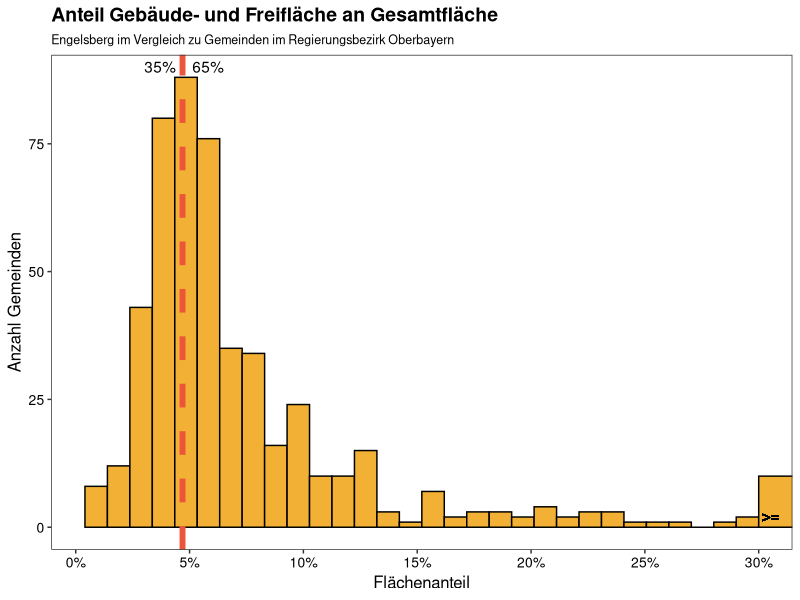
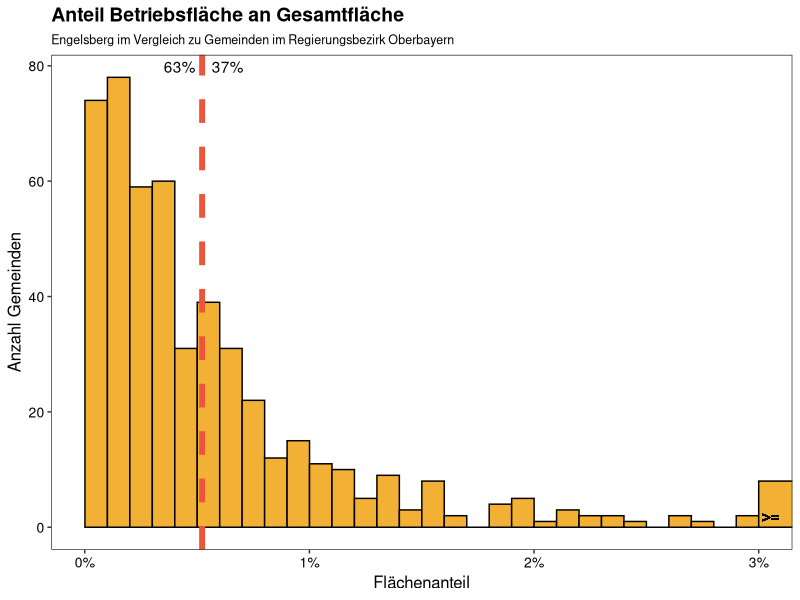
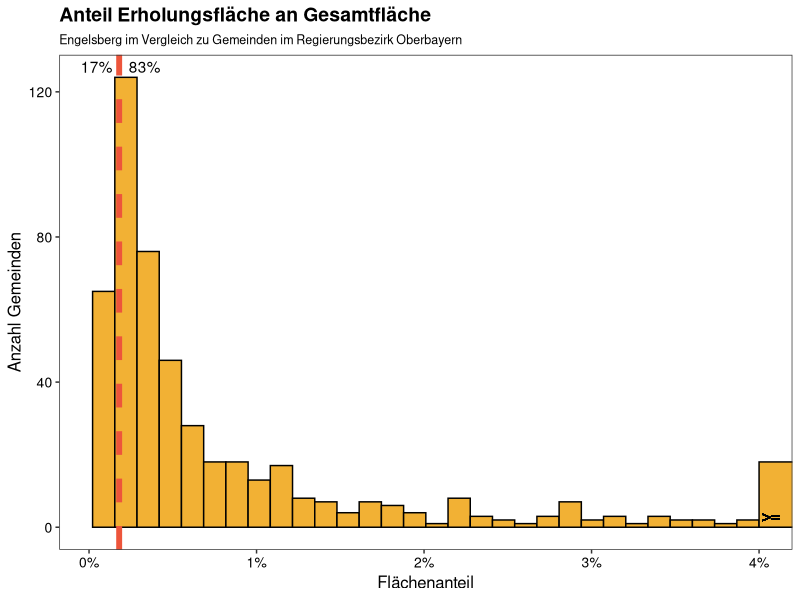
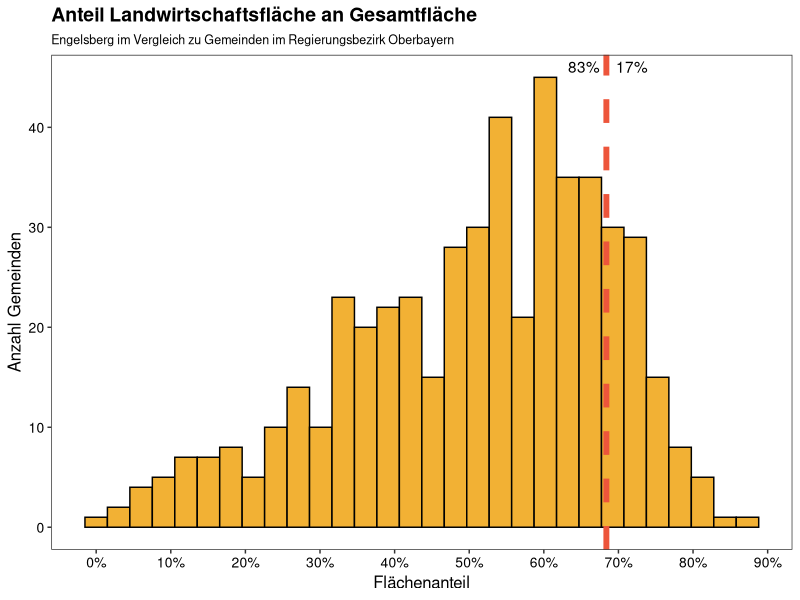
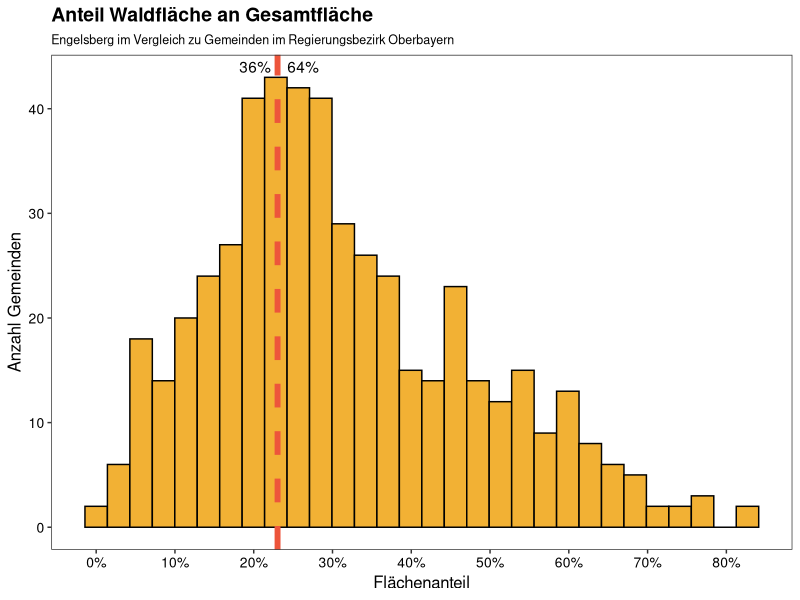
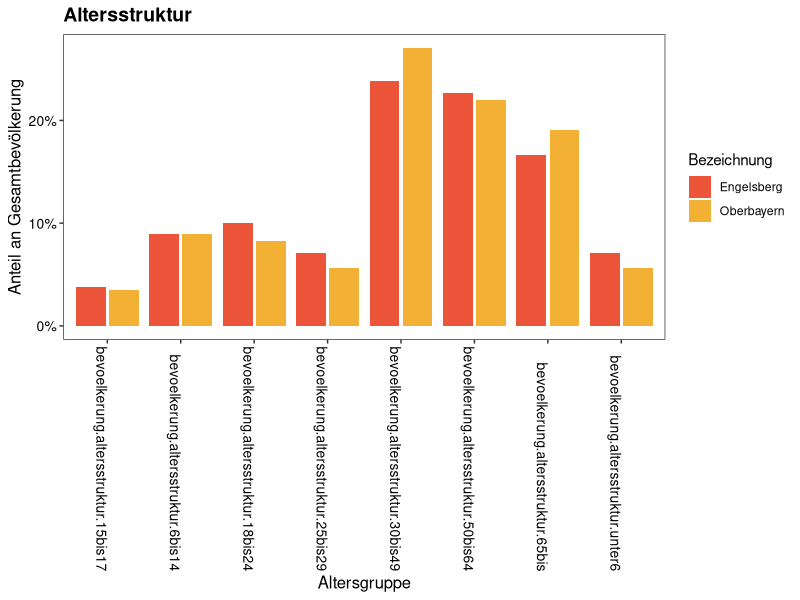
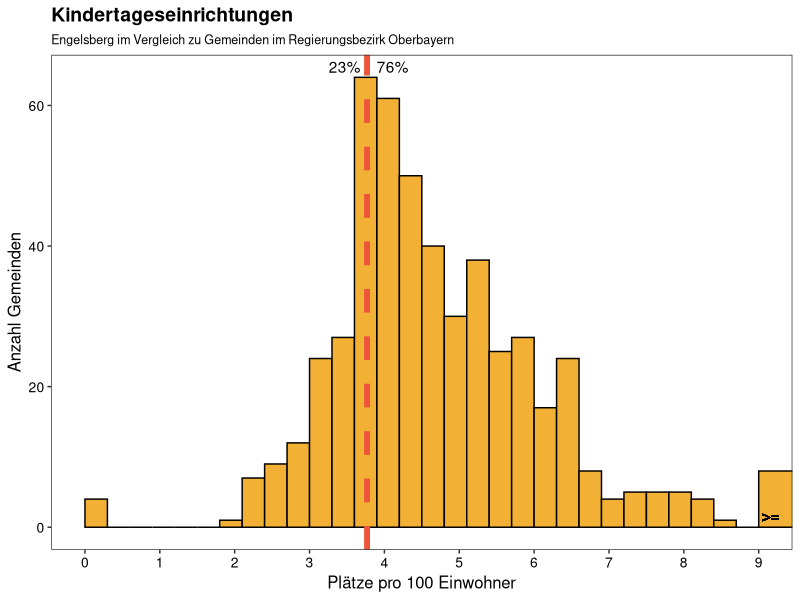
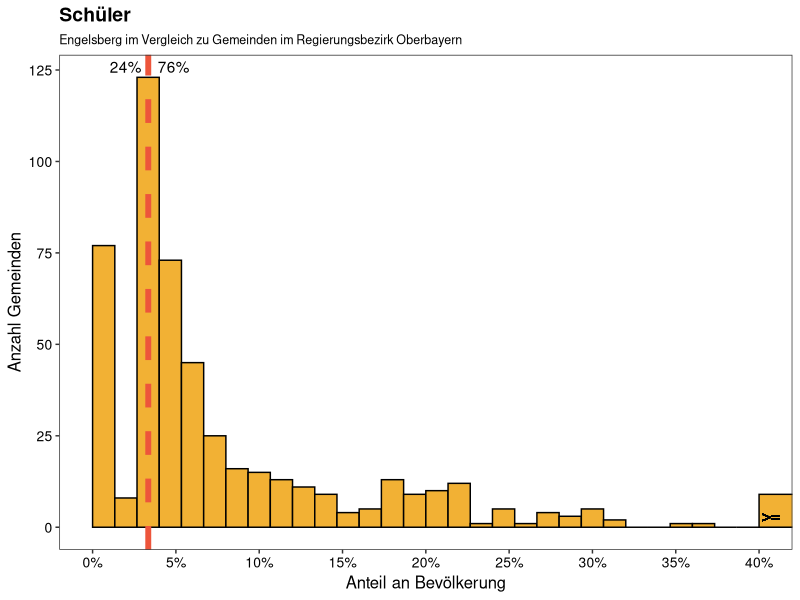

Reproduce these figures in R, in order.
# Libraries ---------------------------------------------------------------
library(dplyr)
library(tidyr)
library(ggplot2)

# Load and clean data -----------------------------------------------------
raw_data = read.csv('GDH2016_Daten_xlsx.csv', sep=';', stringsAsFactors = F)
colnames(raw_data)[2:4] = c('Regional.Schluessel', 'Gemeinde.Schluessel.Nr', 'Vgem.Schluessel')
data = raw_data[!is.na(raw_data$Gemeinde.Schluessel.Nr) & raw_data$Bezeichnung != "Gemeindefreie Gebiete", ]

rm(raw_data)

# Convert non-alphanumeric values to NA
data[data == '•'] = NA

# Load column names and insert them into data. Filter. Numerize -----------
headers = read.csv('spaltennr_labels.csv', sep=',', header = F, stringsAsFactors = F)
COLLABELS = as.list(headers[2, ])
names(COLLABELS) = as.character(headers[2, ])
colnames(data)[startsWith(colnames(data), 'Spalte')] <- COLLABELS

# Filter variables
vars = headers[3, ] %>% as.numeric() %>% as.logical()
vars = COLLABELS[vars] %>% as.character()
data = data %>%
  select(c("Laufende.Nummer", "Regional.Schluessel", "Gemeinde.Schluessel.Nr", "Bezeichnung", vars))

# Numerize
for(var in vars) {
  data[, var] <- as.numeric(data[, var])
}

collabels = COLLABELS %>% as.character()


# Add information about regions -------------------------------------------
# Regierungsbezirke
data$Regierungsbezirk = data$Regional.Schluessel %>%
  substr(1, 2) %>%
  sapply(function(schl) {
    switch(schl,
           "91" = "Oberbayern",
           "92" = "Niederbayern",
           "93" = "Oberpfalz",
           "94" = "Oberfranken",
           "95" = "Mittelfranken",
           "96" = "Unterfranken",
           "97" = "Schwaben")
  })

# Landkreise
reg_gemeinden <- read.csv('./reginalschl_gemeinden.csv', sep=';', stringsAsFactors = F)
reg_kreis <- reg_gemeinden %>%
  filter(!is.na(rs_kreis) & is.na(rs_vb)) %>%
  mutate(rs_rb_kreis = paste(rs_rb, rs_kreis, sep='')) %>%
  select(rs_gemeindename, rs_rb_kreis)

get_lk_by_regschl <- function(regschl) {
  reg_kreis %>%
    filter(rs_rb_kreis == substr(regschl, 2, 4)) %>%
    select(rs_gemeindename) %>%
    as.list() %>%
    as.character()
}

data$Landkreis <- data$Regional.Schluessel %>%
  sapply(get_lk_by_regschl)




# SETTINGS ----------------------------------------------------------------
HIGHLIGHT = "Engelsberg"
REGIERUNGSBEZIRK = "Oberbayern"
LANDKREIS = NULL # set to NULL to use REGIERUNGSBEZIRK instead

FILTER_MAXIMUM_POPULATION = NULL

data.filtered = data %>%
  filter(
    if(is.null(LANDKREIS)) {
      Regierungsbezirk == REGIERUNGSBEZIRK
    } else {
      Landkreis == LANDKREIS
    }
  )
plot.subtitle = paste0(HIGHLIGHT, " im Vergleich zu Gemeinden im ", ifelse(is.null(LANDKREIS), paste0("Regierungsbezirk ", REGIERUNGSBEZIRK), paste0("Landkreis ", LANDKREIS)))

if(is.numeric(FILTER_MAXIMUM_POPULATION)) {
  data.filtered = data[data$bevoelkerung.insgesamt <= FILTER_MAXIMUM_POPULATION, ]
  dim(data.population_filtered)
}

COMPARISON.COLOR = "#F2B134"
HIGHLIGHT.COLOR = "#ED553B"

SAVE.PLOTS = T
PLOT.HEIGHT=4.7
if(is.integer(FILTER_MAXIMUM_POPULATION)) {
  PLOT.FOLDER = paste0('plots_oberbayern_MAXPOP', FILTER_MAXIMUM_POPULATION, '/')
} else {
  PLOT.FOLDER = 'plots_oberbayern/'
}

# Prepare Plots -----------------------------------------------------------
std.plot = function(var.name, plot.title, xlab = var.name, d = data.filtered, lower_break = NULL, upper_break = NULL, binsize = 30, percent = F, x.ticks.n = 8, plot.folder = PLOT.FOLDER) {
  min.val = min(d[, var.name], na.rm = T)
  max.val = max(d[, var.name], na.rm = T)
  breaks = if(is.null(lower_break) & !is.null(upper_break)) {
    c(seq(min.val, upper_break, (upper_break-min.val)/binsize), max.val)
  } else if(!is.null(lower_break) & is.null(upper_break)) {
    c(min.val, seq(lower_break, max.val, (max.val-lower_break)/binsize))
  } else if(!is.null(lower_break) & !is.null(upper_break)) {
    c(min.val, seq(lower_break, upper_break, (upper_break-lower_break)/binsize), max.val)
  } else {
    NULL
  }

  highlight.x = d %>%
    filter(Bezeichnung == HIGHLIGHT) %>%
    select_(var.name) %>%
    as.numeric()

  x = d %>%
    select_(var.name) %>%
    .[[1]]

  upper_break.y = if(!is.null(upper_break)) sum(x >= upper_break) else NULL

  print(sum(x < highlight.x, na.rm = T)/length(x))

  percent.lower = scales::percent(sum(x < highlight.x, na.rm = T)/length(x), accuracy = 1)
  percent.greater = scales::percent(sum(x > highlight.x, na.rm = T)/length(x), accuracy = 1)

  plt = d %>%
    ggplot(aes_string(x = var.name)) +
    geom_histogram(breaks = breaks, color='black', fill = COMPARISON.COLOR) +
    { if(is.null(lower_break) & !is.null(upper_break)) coord_cartesian(xlim = c(min.val, upper_break)) } +
    { if(!is.null(lower_break) & is.null(upper_break)) coord_cartesian(xlim = c(lower_break, max.val)) } +
    { if(!is.null(lower_break) & !is.null(upper_break)) coord_cartesian(xlim = c(lower_break, upper_break)) } +
    { if(!is.null(upper_break)) geom_text(x = upper_break, y = 0, hjust = -.15, vjust = -.5, size = 4, label = '>=') } + # paste0('>= ', if(!percent) upper_break else scales::percent(upper_break))
    { if(!is.null(lower_break)) geom_text(x = lower_break, y = 0, hjust = 1.1, vjust = -.5, size = 4, label = '<=') } +
    # geom_text(x = highlight.x, y = 0, vjust = -37, hjust = 1.2, label = percent.lower) +
    # geom_text(x = highlight.x, y = 0, vjust = -37, hjust = -.3, label = percent.greater) +
    annotate("text", x = highlight.x, y = Inf, vjust = 1.5, hjust = 1.2, label = percent.lower) + # vjust = -43.4
    annotate("text", x = highlight.x, y = Inf, vjust = 1.5, hjust = -.3, label = percent.greater) +
    # geom_segment(x = highlight.x, y = 0, xend = highlight.x-1, yend = 0, arrow = arrow(length = unit(0.5, "cm"))) +
    geom_vline(xintercept = highlight.x, linetype = 'dashed', col=HIGHLIGHT.COLOR, size = 2) +
    ggtitle(plot.title, plot.subtitle) +
    scale_x_continuous(breaks = unique(sort(c(pretty(if(is.null(upper_break)) x else x[x <= upper_break], n = x.ticks.n), round(highlight.x)))), labels = if(percent == T) scales::percent(accuracy = 1, unique(c(pretty(if(is.null(upper_break)) x else x[x <= upper_break], n = x.ticks.n), round(highlight.x)))) else waiver()) +
    ylab("Anzahl Gemeinden") +
    xlab(xlab) +
    theme_bw() +
    theme(panel.grid.major = element_blank(), panel.grid.minor = element_blank(),
          axis.text = element_text(colour = 'black', size = '10'),
          axis.title = element_text(color = 'black', size = '12'),
          plot.title = element_text(size = 14, face = 'bold'),
          plot.subtitle = element_text(size = 9))

  if(SAVE.PLOTS) {
    ggsave(filename = paste0(plot.folder, var.name, ".pdf"), plot = plt, device = cairo_pdf, height=PLOT.HEIGHT)
  } else {
    return(plt)
  }
}


# Flächen - Fläche gesamt is in km2, Fläche.davon is in ha
data.flaechen = data.filtered %>%
  mutate(gebfreifl.rel = gebiet.davon.geb.und.freiflaeche*0.01/gebiet.flaeche.gesamt,
         betrfl.rel = gebiet.davon.bietriebsflaeche*0.01/gebiet.flaeche.gesamt,
         erholfl.rel = gebiet.davon.erholung*0.01/gebiet.flaeche.gesamt,
         landwfl.rel = gebiet.davon.landwirtschaft*0.01/gebiet.flaeche.gesamt,
         waldfl.rel = gebiet.davon.wald*0.01/gebiet.flaeche.gesamt)

# Altersstruktur
vars.altersstruktur = collabels[collabels %>% startsWith("bevoelkerung.altersstruktur")]
vars.altersstruktur.rel = sapply(vars.altersstruktur, paste, ".rel", sep='')
for(altersgruppe in vars.altersstruktur) {
  data[, paste0(altersgruppe, ".rel")] = data[, altersgruppe]/rowSums(data[, vars.altersstruktur])
}

bayern.altersstruktur.rel = data %>%
  select(vars.altersstruktur.rel) %>%
  colMeans() %>%
  append(c(Bezeichnung = "Bayern"), .)
oberbayern.altersstruktur.rel = data %>%
  filter(Regierungsbezirk == "Oberbayern") %>%
  select(vars.altersstruktur.rel) %>%
  colMeans() %>%
  append(c(Bezeichnung = "Oberbayern"), .)
traunstein.altersstruktur.rel = data %>%
  filter(Landkreis == "Traunstein") %>%
  select(vars.altersstruktur.rel) %>%
  colMeans() %>%
  append(c(Bezeichnung = "LK Traunstein"), .)

data.altersstruktur = data %>%
  filter(Bezeichnung == "Engelsberg") %>%
  select(c("Bezeichnung", vars.altersstruktur.rel)) %>%
  rbind(bayern.altersstruktur.rel, oberbayern.altersstruktur.rel, traunstein.altersstruktur.rel)

data.altersstruktur[, colnames(data.altersstruktur) != "Bezeichnung"] = data.altersstruktur[, colnames(data.altersstruktur) != "Bezeichnung"] %>%
  sapply(as.numeric)

data.altersstruktur = data.altersstruktur %>%
  gather("Gruppe", "Anteil", -Bezeichnung) %>%
  # filter(Bezeichnung %in% c("Engelsberg", "Bayern")) %>%
  mutate(Gruppe = replace(Gruppe, Gruppe == "bevoelkerung.altersstruktur.unter6.rel", "< 6")) %>%
  mutate(Gruppe = replace(Gruppe, Gruppe == "bevoelkerung.altersstruktur.6bis14.rel", "6-14")) %>%
  mutate(Gruppe = replace(Gruppe, Gruppe == "bevoelkerung.altersstruktur.15bis17.rel", "15-17")) %>%
  mutate(Gruppe = replace(Gruppe, Gruppe == "bevoelkerung.altersstruktur.18bis24.rel", "18-24")) %>%
  mutate(Gruppe = replace(Gruppe, Gruppe == "bevoelkerung.altersstruktur.25bis29.rel", "25-29")) %>%
  mutate(Gruppe = replace(Gruppe, Gruppe == "bevoelkerung.altersstruktur.30bis49.rel", "30-49")) %>%
  mutate(Gruppe = replace(Gruppe, Gruppe == "bevoelkerung.altersstruktur.50bis64.rel", "50-64")) %>%
  mutate(Gruppe = replace(Gruppe, Gruppe == "bevoelkerung.altersstruktur.65bis.rel", "ab 65"))

data.altersstruktur$Gruppe = factor(data.altersstruktur$Gruppe)
data.altersstruktur$Gruppe = factor(data.altersstruktur$Gruppe, levels(data.altersstruktur$Gruppe)[c(1,7,2:6,8)])

# Kinderbetreuungsplätze pro 100 Einwohner
data.kinderbetr = data.filtered %>%
  mutate(bildung.kindertages.plaetze.pro100 = bildung.kindertages.plaetze/bevoelkerung.insgesamt*100)

# Schüler, relativ zu Bevölkerung
data.schueler = data.filtered %>%
  mutate(schueler.insg.rel = (bildung.grundmittelhauptschulen.schueler +
                                bildung.realschulen.schueler +
                                bildung.gymnasien.schueler +
                                bildung.gymnasien.schueler)/bevoelkerung.insgesamt)

# Sozialhilfeempfänger
data.sozhilfe = data.filtered %>%
  mutate_all(funs(replace(., is.na(.), 0))) %>%
  mutate(sozialhilfe_empf.insg.rel = (sozialhilfe_empf.kapitel3 + sozialhilfe_empf.kapitel4 + sozialhilfe_empf.kapitel5bis9) /bevoelkerung.insgesamt)

# Bevölkerungsveränderung: in Prozent hinterlegt
data$bevoelkerung.veraenderung.vs.1987 = data$bevoelkerung.veraenderung.vs.1987/100
data$bevoelkerung.veraenderung.vs.2011 = data$bevoelkerung.veraenderung.vs.2011/100

# Anteil Pendler an Beschäftigten am Wohnort: in Prozent hinterlegt
# data$erwerb.sozialverspfl_beschaeftigte_am_wohnort.darunter_auspendler.prozent = data$erwerb.sozialverspfl_beschaeftigte_am_wohnort.darunter_auspendler.prozent/100
# data$erwerb.sozialverspfl_beschaeftigte_am_arbeitsort.darunter_einpendler.prozent = data$erwerb.sozialverspfl_beschaeftigte_am_arbeitsort.darunter_einpendler.prozent/100



# Plots: Compare with Oberbayern ------------------------------------------
# Flächen
std.plot(d = data.flaechen, "gebfreifl.rel", plot.title = "Anteil Gebäude- und Freifläche an Gesamtfläche", xlab = "Flächenanteil",  percent = T, upper_break = 0.3)
std.plot(d = data.flaechen, "betrfl.rel", plot.title = "Anteil Betriebsfläche an Gesamtfläche", xlab = "Flächenanteil",  percent = T, upper_break = 0.03, x.ticks.n = 4)
std.plot(d = data.flaechen, "erholfl.rel", plot.title = "Anteil Erholungsfläche an Gesamtfläche", xlab = "Flächenanteil",  percent = T, upper_break = 0.04, x.ticks.n = 4)
std.plot(d = data.flaechen, "landwfl.rel", plot.title = "Anteil Landwirtschaftsfläche an Gesamtfläche", xlab = "Flächenanteil",  percent = T)
std.plot(d = data.flaechen, "waldfl.rel", plot.title = "Anteil Waldfläche an Gesamtfläche", xlab = "Flächenanteil",  percent = T)

# Altersstruktur
# altersstruktur.plt = data.altersstruktur %>%
#   filter(Bezeichnung == "Engelsberg") %>%
#   ggplot(aes(x = Gruppe, y = Anteil)) +
#   geom_bar(stat = 'identity', color='black', fill='#F2B134') +
#   geom_point(data = data.altersstruktur %>% filter(Bezeichnung == "LK Traunstein"), aes(group = 1, color = "blue")) +
#   geom_point(data = data.altersstruktur %>% filter(Bezeichnung == "Oberbayern"), aes(group = 1, color = "red")) +
#   geom_point(data = data.altersstruktur %>% filter(Bezeichnung == "Bayern"), aes(group = 1, color = "green")) +
#   guides(color=guide_legend(title="Vergleichsgruppen")) +
#   # scale_colour_manual(name = 'Vergleichswerte', values = c('blue' = 'blue', 'red' = 'red', 'green' = 'green'), labels = c('LK Traunstein', 'Oberbayern', 'Bayern')) +
#   scale_color_brewer(palette = 'Set1', labels = c('LK Traunstein', 'Oberbayern', 'Bayern')) +
#   scale_y_continuous(labels = scales::percent) +
#   xlab("Altersgruppe") +
#   ylab("Anteil an Gesamtbevölkerung") +
#   theme_bw() +
#   theme(panel.grid.major = element_blank(), panel.grid.minor = element_blank(),
#         axis.text = element_text(colour = 'black', size = '10'),
#         axis.title = element_text(color = 'black', size = '12'),
#         plot.title = element_text(size = 17, face = 'bold'),
#         plot.subtitle = element_text(size = 12)) +
#   ggtitle("Altersstruktur")
# if(SAVE.PLOTS) ggsave(filename = paste0(PLOT.FOLDER, "altersstruktur.pdf"), plot = altersstruktur.plt, device = "pdf") else altersstruktur.plt

altersstruktur.plt = data.altersstruktur %>%
  filter(Bezeichnung %in% c("Engelsberg", "Oberbayern")) %>%
  ggplot(aes(x = Gruppe, y = Anteil)) +
  geom_bar(aes(fill = Bezeichnung), stat = 'identity', position = position_dodge2()) +
  # geom_point(data = data.altersstruktur %>% filter(Bezeichnung == "LK Traunstein"), aes(group = 1, color = "blue")) +
  # geom_point(data = data.altersstruktur %>% filter(Bezeichnung == "Oberbayern"), aes(group = 1, color = "red")) +
  # geom_point(data = data.altersstruktur %>% filter(Bezeichnung == "Bayern"), aes(group = 1, color = "green")) +
  guides(color=guide_legend(title="Vergleichsgruppen")) +
  # scale_colour_manual(name = 'Vergleichswerte', values = c('blue' = 'blue', 'red' = 'red', 'green' = 'green'), labels = c('LK Traunstein', 'Oberbayern', 'Bayern')) +
  # scale_color_brewer(palette = 'Set1', labels = c('LK Traunstein', 'Oberbayern', 'Bayern')) +
  scale_fill_manual(values = c(HIGHLIGHT.COLOR, COMPARISON.COLOR)) +
  scale_y_continuous(labels = scales::percent) +
  xlab("Altersgruppe") +
  ylab("Anteil an Gesamtbevölkerung") +
  theme_bw() +
  theme(panel.grid.major = element_blank(), panel.grid.minor = element_blank(),
        axis.text = element_text(colour = 'black', size = '10'),
        axis.text.x = element_text(angle = -90, hjust = 1, colour = 'black', size = '10'),
        axis.title = element_text(color = 'black', size = '12'),
        plot.title = element_text(size = 14, face = 'bold'),
        plot.subtitle = element_text(size = 12)) +
  ggtitle("Altersstruktur")
if(SAVE.PLOTS) ggsave(filename = paste0(PLOT.FOLDER, "altersstruktur.pdf"), plot = altersstruktur.plt, device = "pdf", height = PLOT.HEIGHT) else altersstruktur.plt

# Kinderbetreuungsplätze
std.plot(d = data.kinderbetr, "bildung.kindertages.plaetze.pro100", "Kindertageseinrichtungen", xlab = "Plätze pro 100 Einwohner", upper_break = 9)

# Schüler
std.plot(d = data.schueler, "schueler.insg.rel", "Schüler", xlab = "Anteil an Bevölkerung", percent = T, upper_break = 0.4)

# Sozialhilfeempfänger
std.plot(d = data.sozhilfe, "sozialhilfe_empf.insg.rel", "Sozialhilfeempfänger (SGB XII Kap. 3-9)", xlab = "Anteil an Bevölkerung", upper_break = 0.1, percent = T)

# Bevölkerung
std.plot(COLLABELS$bevoelkerung.insgesamt, plot.title = "Bevölkerung 2015", xlab = "Bevölkerung", upper_break = 30000, x.ticks.n = 5)

# Bevölkerungszuabnahme 2015 vs 1987/2011
std.plot(COLLABELS$bevoelkerung.veraenderung.vs.1987, plot.title = "Bevölkerungsveränderung im Vgl. zu 1987", xlab = "Veränderung in %", x.ticks.n = 4, percent = F)
std.plot(COLLABELS$bevoelkerung.veraenderung.vs.2011, plot.title = "Bevölkerungsveränderung im Vgl. zu 2011", xlab = "Veränderung in %", percent = F)

# Bevölkerungsdichte
std.plot(COLLABELS$bevoelkerung.je_km2, plot.title = "Bevölkerungsdichte", xlab = "Einwohner je km²", upper_break = 1000, x.ticks.n = 6)

# Bevölkerungsbewegung Zugezogene
std.plot(COLLABELS$bevoelkerung.bewegung.zugezogene, "Bevölkerungsbewegung: Zugezogene (2015)", xlab = "Anzahl Zugezogener", upper_break = 2500)
std.plot(COLLABELS$bevoelkerung.bewegung.fortgezogene, "Bevölkerungsbewegung: Fortgezogene (2015)", xlab = "Anzahl Fortgezogener", upper_break = 2000, x.ticks.n = 6)
std.plot(COLLABELS$bevoelkerung.bewegung.wanderungsgewinn, "Bevölkerungsbew.: Wanderungsgewinn (2015)", xlab = "Wanderungsgewinn", upper_break = 500)

# Beschäftigte
std.plot(COLLABELS$erwerb.sozialverspfl_beschaeftigte_am_arbeitsort.insgesamt, "Beschäftigte am Arbeitsort", xlab = "Anzahl Beschäftigter", upper_break = 9000, x.ticks.n = 6)
std.plot(COLLABELS$erwerb.sozialverspfl_beschaeftigte_am_wohnort.darunter_auspendler.prozent, "Beschäftigte am Wohnort, darunter Auspendler", xlab = "Anteil Auspendler in %", percent = F, x.ticks.n = 2)
std.plot(COLLABELS$erwerb.sozialverspfl_beschaeftigte_am_arbeitsort.darunter_einpendler.prozent, "Beschäftigte am Arbeitsort, darunter Einpendler", xlab = "Anteil Einpendler in %", percent = F, x.ticks.n = 3)
std.plot(COLLABELS$erwerb.pendlersaldo, "Pendlersaldo", xlab = "Pendlersaldo", lower_break = -3000, upper_break = 3000)

# Landwirtschaft
std.plot(COLLABELS$landforst.betriebe_von_flaeche_ha.insgesamt, "Land- und forstwirtschaftliche Betriebe", xlab = "Anzahl Betriebe", upper_break = 200, x.ticks.n = 6)

# Wasser pro Kopf Verbrauch
std.plot(COLLABELS$umwelt.wasser_pro_kopf_verbrauch, "Wasserverbrauch", xlab = "Liter pro Person")

# Wohnungen
std.plot(COLLABELS$bauwohn.baugenehmigungen.wohnungen, "Erteilte Baugenehmigungen: Wohnungen (2015)", xlab = "Anzahl", upper_break = 150)
std.plot(COLLABELS$bauwohn.bestand_wohnungen.insgesamt, "Wohnungsbestand", xlab = "Anzahl", upper_break = 10000, x.ticks.n = 6)

# Finanzen
std.plot(COLLABELS$lohneinksteuer.gesamtbetrag_einkuenfte.insgesamt, "Lohn- und Eink.-St.: Gesamtbetrag der Einkünfte", xlab = "in 1000€", upper_break = 500000, x.ticks.n = 6)
std.plot(COLLABELS$lohneinksteuer.gesamtbetrag_einkuenfte.je_steuerpfl, "Lohn- und Eink.-St.: Einkünfte je Steuerpflichtiger", xlab = "in 1000€", upper_break = 60000, x.ticks.n = 2)
std.plot(COLLABELS$lohneinksteuer.bruttolohn.je_arbeitnehmer, "Lohn- und Eink.-St.: Bruttolohn je Arbeitnehmer", xlab = "in €", upper_break = 50000, x.ticks.n = 4)
std.plot(COLLABELS$kommunale_finanzen.gemeindesteuereinnahmen.insgesamt, "Gemeindesteuereinnahmen: insgesamt", xlab = "in 1000€", upper_break = 30000, x.ticks.n = 4)
std.plot(COLLABELS$kommunale_finanzen.steuereinnahmen_insgesamt, "Steuereinnahmen: insgesamt", xlab = "in € je Einwohner", upper_break = 2500, x.ticks.n = 2)
std.plot(COLLABELS$kommunale_finanzen.realsteueraufbringungskraft, "Realsteueraufbringungskraft", xlab = "in € je Einwohner", upper_break = 3000, x.ticks.n = 2)
std.plot(COLLABELS$kommunale_finanzen.steuereinnahmekraft.je_einwohner, "Steuereinnahmekraft", xlab = "in € je Einwohner", upper_break = 3000)
std.plot(COLLABELS$kommunale_finanzen.gemeindesteuereinnahmen.darunter.grundsteuer.a, plot.title = "Gemeindesteuereinnahmen: Grundsteuer A", xlab = "in 1000€", upper_break = 200)
std.plot(COLLABELS$kommunale_finanzen.gemeindesteuereinnahmen.darunter.grundsteuer.b, plot.title = "Gemeindesteuereinnahmen: Grundsteuer B", xlab = "in 1000€", upper_break = 3000)

